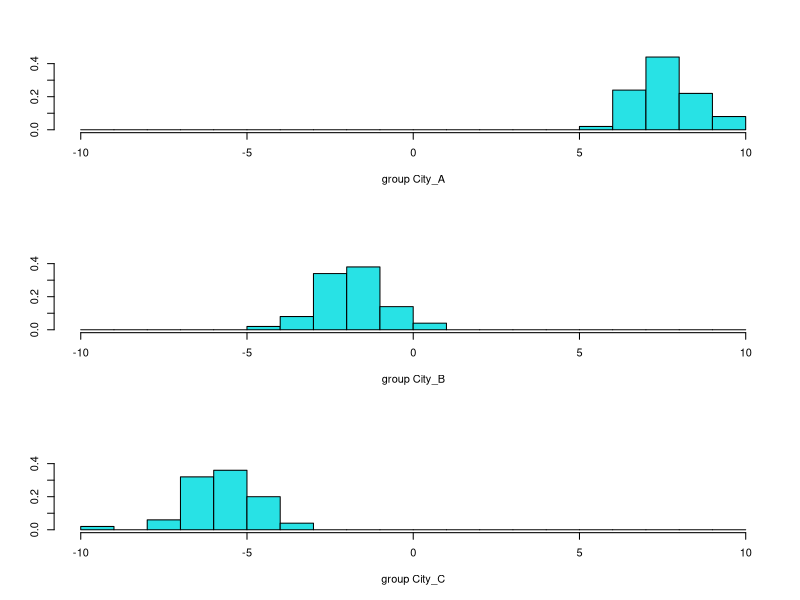

Write R code to recreate this figure.
library(MASS)

Tochi <- read.table("Tochi_kakaku.csv", header = TRUE, sep = ",")

Tochi_ans <- lda(Tochi[,1:4], Tochi[,5])

pdf("Class11_rp16-30B_YY.pdf")
plot(Tochi_ans, dimen = 1)
dev.off()
